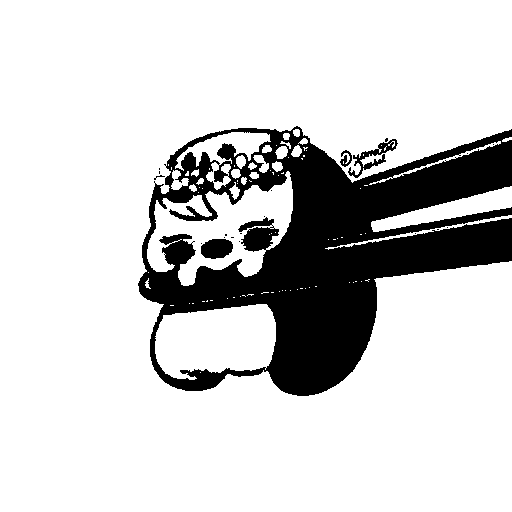
#> input picture android/app/src/main/res/drawable/ic_notification.png, 512 x 512 px
$ python create_notification_icon.py
#> lines starting #> are read from the running program, lines starting #| are printed output that depends on the picture
#!/usr/bin/env python3
"""
Redimensionne l'icône de notification monochrome existante pour toutes les densités
"""
from PIL import Image
import os

# Chemin de base
BASE_DIR = os.path.dirname(os.path.dirname(os.path.abspath(__file__)))
SOURCE_ICON = os.path.join(BASE_DIR, "android", "app", "src", "main", "res", "drawable", "ic_notification.png")
ANDROID_RES = os.path.join(BASE_DIR, "android", "app", "src", "main", "res")

# Tailles pour chaque densité
SIZES = {
    "drawable-mdpi": 24,
    "drawable-hdpi": 36,
    "drawable-xhdpi": 48,
    "drawable-xxhdpi": 72,
    "drawable-xxxhdpi": 96,
}

def create_notification_icons():
    """Redimensionne l'icône de notification pour chaque densité"""

    # Charger l'image source
    try:
        img = Image.open(SOURCE_ICON).convert("RGBA")
#> img is the input picture: PIL image 512x512 RGBA; mean R, G, B, A 207.8, 207.8, 207.8, 255
        print(f"✓ Image source chargée: drawable/ic_notification.png")
        print(f"  Taille: {img.size}")
#|   Taille: (512, 512)
    except FileNotFoundError:
        print(f"✗ Erreur: Fichier introuvable {SOURCE_ICON}")
        return

    # Créer les icônes pour chaque densité
    for folder, size in SIZES.items():
        output_dir = os.path.join(ANDROID_RES, folder)
        os.makedirs(output_dir, exist_ok=True)

        output_path = os.path.join(output_dir, "ic_notification.png")

        # Redimensionner l'image
        resized = img.resize((size, size), Image.Resampling.LANCZOS)
        resized.save(output_path, "PNG", optimize=True)

        print(f"✓ {folder}/ic_notification.png ({size}x{size})")
#> this loop made 5 passes
#> pass 1, in create_notification_icons, `resized = img.resize((size, size), Image.Resampling.LANCZOS)`:
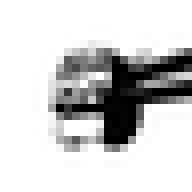
#> resized: PIL image 24x24 RGBA (shown 8 times larger); mean R, G, B, A 207.6, 207.6, 207.6, 255
#> pass 2, in create_notification_icons, `resized = img.resize((size, size), Image.Resampling.LANCZOS)`:
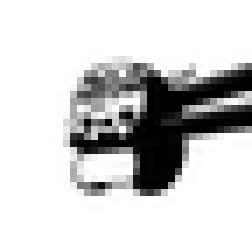
#> resized: PIL image 36x36 RGBA (shown 7 times larger); mean R, G, B, A 207.7, 207.7, 207.7, 255
#> pass 3, in create_notification_icons, `resized = img.resize((size, size), Image.Resampling.LANCZOS)`:
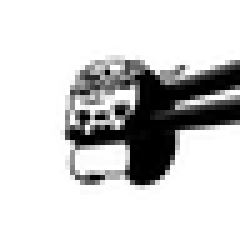
#> resized: PIL image 48x48 RGBA (shown 5 times larger); mean R, G, B, A 207.6, 207.6, 207.6, 255
#> after the loop:
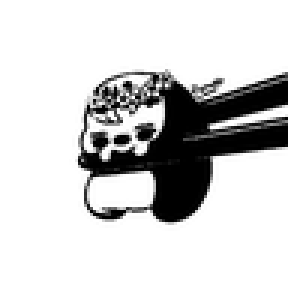
#> resized: PIL image 96x96 RGBA (shown 3 times larger); mean R, G, B, A 207.7, 207.7, 207.7, 255

    print("\n✓ Icônes de notification créées avec succès!")

if __name__ == "__main__":
    create_notification_icons()
